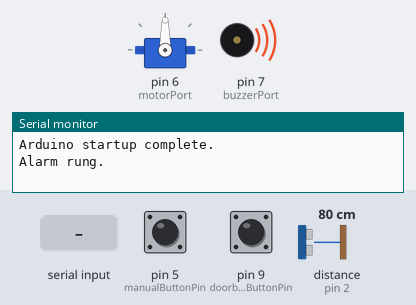
Recording of a sketch running on a simulated Arduino Uno, built with avr-gcc and run on an emulated ATmega328P. Parts: servo, buzzer (waves = sounding), the last lines printed to the serial monitor. Inputs (shaded band) come from the test bench; at power-on: pin 9 (doorbellButtonPin) HIGH, pin 5 (manualButtonPin) HIGH, distance to the obstacle (sensor on pin 2) 80 cm.

Above: at 1.25 s.
1.3 s: "1\n" received over Serial
At 2.7 s:
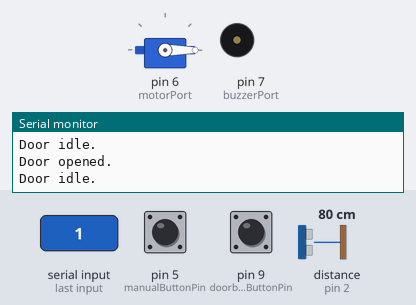
4.8 s: pin 9 (doorbellButtonPin) pulled LOW for 0.2 s
At 5.6 s:
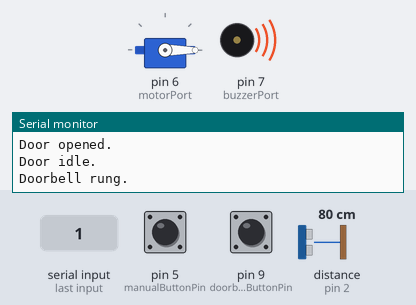
10.3 s: pin 5 (manualButtonPin) pulled LOW for 0.2 s
At 16.2 s:
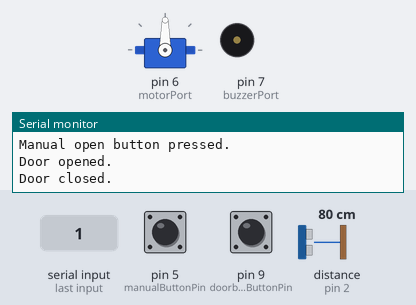
16.5 s: pin 5 (manualButtonPin) pulled LOW for 1 s
At 17.1 s:
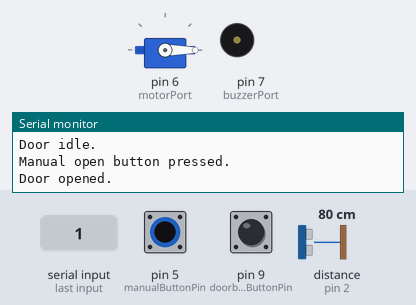
23.0 s: pin 5 (manualButtonPin) pulled LOW for 3.2 s
At 28.4 s:
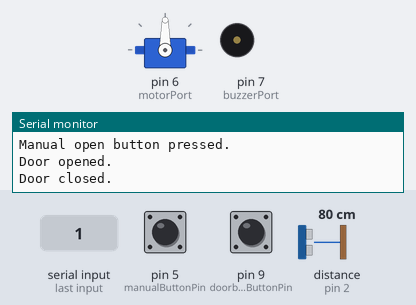
Timing chart, 0 to 29.9 s (numbered marks = the images above; inputs shaded):
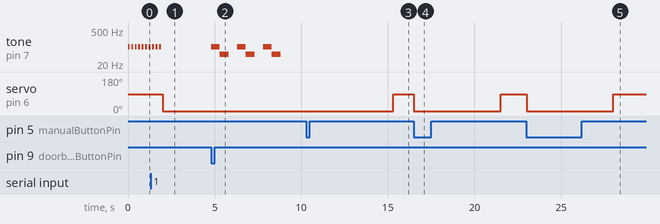

Measured:
- after the input at 1.3 s, tone on pin 7 (buzzerPort): goes on until 1.9 s, then stays silent; servo on pin 6 (motorPort): 90° → 0° after 0.71 s
- after the input at 4.8 s, tone on pin 7 (buzzerPort): silent → 100 Hz at once, then repeats every 1.5 s: 50 Hz 0.50 s, silent 0.50 s, 100 Hz 0.50 s
- after the input at 10.3 s, servo on pin 6 (motorPort): 0° → 90° after 5.0 s
- after the input at 16.5 s, servo on pin 6 (motorPort): 90° → 0° at once, → 90° 5.0 s later
- after the input at 23.0 s, servo on pin 6 (motorPort): 90° → 0° at once, → 90° 5.0 s later
- by itself, tone on pin 7 (buzzerPort): alternates 100 Hz for 0.10 s and silent for 0.10 s

The sketch:

Final_Sketch.ino
```cpp
// Library imports
#include <Servo.h>
#include <Ultrasonic.h>
#include <avr/wdt.h>

// Pin variables initialization (Add one to port number)
const int manualButtonPin = 5;
const int doorbellButtonPin = 9;

// Port variables initialization
Ultrasonic doorSensor(2);
const int motorPort = 6;
const int buzzerPort = 7;

// State variables initialization
bool manualButtonState;
bool doorbellButtonState;

// Flag variables initialization
bool wasIdle = false;
bool disableAlarm = false;

// Integer variables initialization
int doorDistance;
int overrideCommand;

// Object creation
Servo door;

void setup() {

  // Buttons

  // Button pin modes
  pinMode(manualButtonPin, INPUT);
  pinMode(doorbellButtonPin, INPUT);

  // Motor

  // Attaching motor to port
  door.attach(motorPort);
  // Sets the door at a "closed" position
  door.write(90);

  // Buzzer

  // Buzzer pin mode
  pinMode(buzzerPort, OUTPUT);
  // No sound on activation
  noTone(buzzerPort);

  // Python <-> Arduino

  // Setting serial baudrate
	Serial.begin(9600);
	// Setting max serial data wait time
	Serial.setTimeout(1);

  while(!Serial) {
    ;
  }

  // Prints message to log
  Serial.println("Arduino startup complete.");
}

void loop() {
  // Reading data from modules

  // Getting state of manual override button
  manualButtonState = digitalRead(manualButtonPin);
  // Getting state of doorbell button
  doorbellButtonState = digitalRead(doorbellButtonPin);
  // Getting distance measured by doorSensor
  doorDistance = doorSensor.read(CM);

  // Bootleg method to avoid fully covered ranger getting max distance when both transmitter and reciever are covered
  if (doorDistance == 357) { // Max distance
    // Sets as no distance
    doorDistance = 0;
  }

  // External command check

  // Detects if there is data in Serial sent by Python code
  if (Serial.available() > 0) { // Data detected
    // Runs function
    override();

    // Changing flag for logging and preventing spam
    wasIdle = false;
  }

  // Manual override button check

  // Detects if the manual override button is pressed
  if (manualButtonState == LOW) { // Button pressed
    // Prints log to Serial
    Serial.println("Manual open button pressed.");

    // Runs function
    open_close();

    // Adds delay so door can close without triggering an alarm
    delay(1000);

    // Changing flag for logging and preventing spam
    wasIdle = false;


  }

  // Doorbell button check

  // Detects if the doorbell button is pressed
  if (doorbellButtonState == LOW) { // Button pressed
    // Runs function
    doorbell();

    // Changing flag for logging and preventing spam
    wasIdle = false;
  }

  // Door sensor check

  // Detects if door is open and alarm is not disabled
  if (doorDistance >= 6 && disableAlarm == false) { // Open door and alarm not disabled
    // Runs function
    alarm();

    // Changing flag for logging and preventing spam
    wasIdle = false;
  }

  // Idle state

  // Detects if last action was idle()
  if (wasIdle == false) { // Last action is not idle()
    // Runs function
    idle();

    // Changing flag back to avoid spam
    wasIdle = true;
  }

}

// Function for opening and closing door after a period of time
void open_close() {

  // Runs function
  open();

  // Waits 5 seconds for user to enter
  delay(5000);

  // Runs function
  close();
}

// Function that rings the doorbell
void doorbell() {

  // Prints log to Serial
  Serial.println("Doorbell rung.");

  // Doorbell segment
  for (int count = 0; count < 3; count++) { // Loops chord 3 times
    // Plays high note for 0.5 seconds
    tone(buzzerPort, 100);
    delay(500);

    // Plays low note for 0.5 seconds
    tone(buzzerPort, 50);
    delay(500);

    // Plays no note for 0.5 seconds
    noTone(buzzerPort);
    delay(500);
  }

  // Stops buzzer from ringing all the time
  noTone(buzzerPort);
}

// Function that rings the alarm
void alarm(){

  // Prints log to Serial
  Serial.println("Alarm rung.");

  // Alarm segment
  for (int count = 0; count < 10; count++) { // Loops chord 10 times
    // Plays a high note for 0.1 second
    tone(buzzerPort, 100);
    delay(100);

    // Plays no sound for 0.1 second
    noTone(buzzerPort);
    delay(100);
  }
}

// Function that sets the system at an idle state
void idle() {

  // Prints log to Serial
  Serial.println("Door idle.");
}

// Function to reset the arduino
void reset() {
  // Initiates (almost) instant restart
  wdt_enable(WDTO_15MS);

  // Prevents unwanted code executions
  while(1);
}

// Function that opens the door
void open() {
  // Opens the door
  door.write(0);

  // Prints log to Serial
  Serial.println("Door opened.");
}

// Function that closes the door
void close() {

  // Closes the door
  door.write(90);

  // Prints log to Serial
  Serial.println("Door closed.");
}

// Function that reads commands from python to execute actions
void override() {
  // Translates the serial data as integers
  overrideCommand = Serial.readString().toInt();

  // Checks which command is sent
  if (overrideCommand == 0) { // System startup
    // Runs function
    reset();
  }
  else if (overrideCommand == 1) { // Open command
    // Runs function
    open();

    // Disables alarm
    disableAlarm = true;
  } else if (overrideCommand == 2){ // Close command
    // Runs function
    close();

    // Adds delay so door can close without triggering an alarm
    delay(1000);

    // Enables alarm
    disableAlarm = false;
  } else if (overrideCommand == 3){ // Allowed face scanned

    // Runs function
    open_close();

    // Adds delay so door can close without triggering an alarm
    delay(1000);

  }

  // Clears Serial for next command
  Serial.read();
}
```
